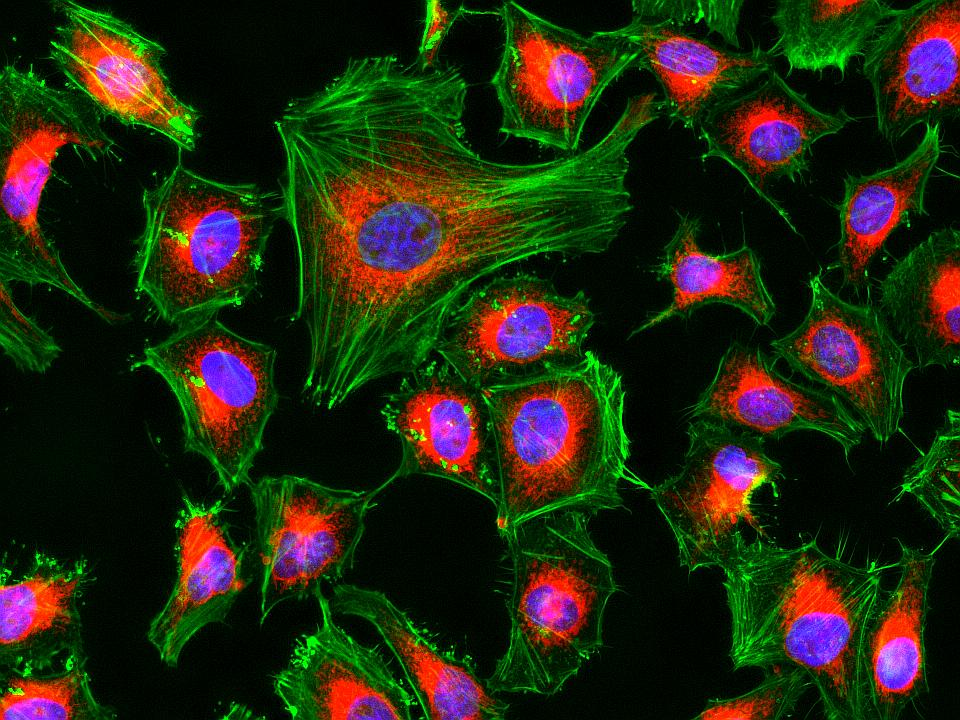
#> input picture Imagen celula.jpg, 960 x 720 px
$ python Entregable.py
#> lines starting #> are read from the running program, lines starting #| are printed output that depends on the picture; after the words box and inside, x2 and y2 are one past the last pixel; in counts of white or black regions, pixels touching at a corner belong together
#> the answer given: 1
#> the answer given: Imagen celula.jpg
import cv2
import matplotlib.pyplot as plt
import numpy as np
import os
import pydicom


def contar(ruta):
#> called with ruta = 'Imagen celula.jpg'
    img = cv2.imread(ruta)
#> img is the input picture: shape (720, 960, 3); mean B, G, R 17.7, 39.7, 36.5
    img_gray = cv2.cvtColor(img, cv2.COLOR_BGR2GRAY)
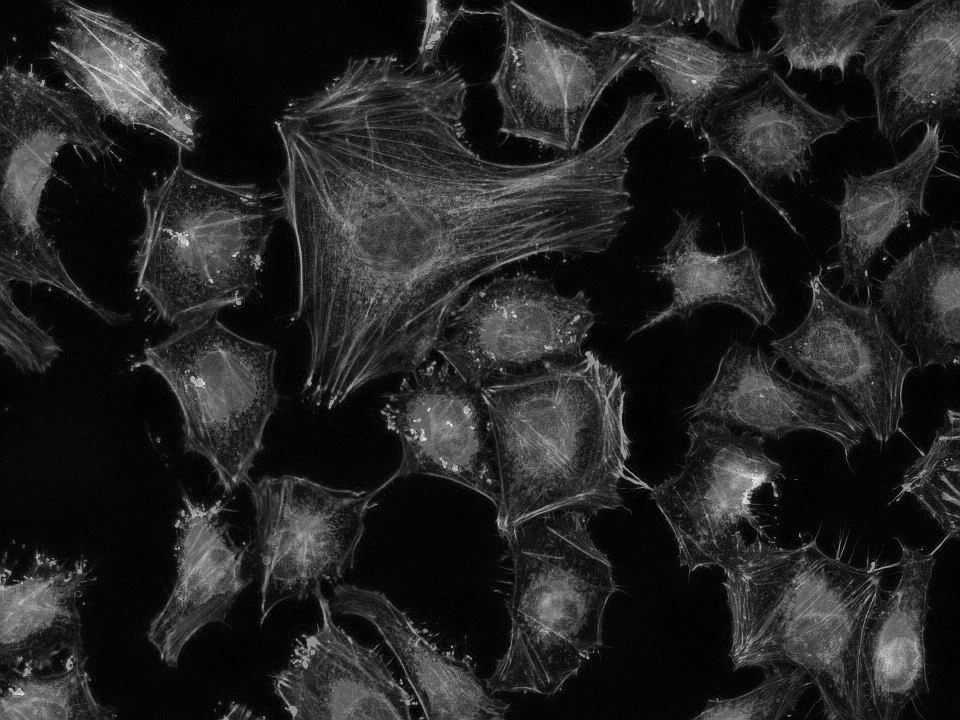
#> img_gray: shape (720, 960); min 0, max 239, mean 36.2
    img_noise = cv2.GaussianBlur(img_gray, (5, 5), 0)
    _, image_bin = cv2.threshold(img_noise, 0, 255, cv2.THRESH_BINARY + cv2.THRESH_OTSU)
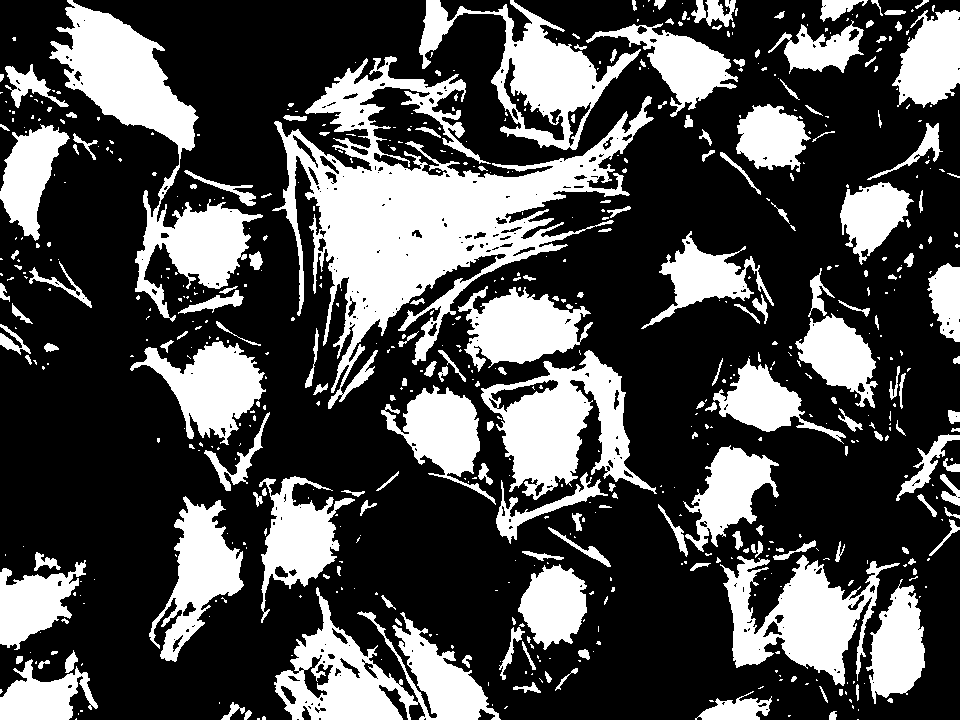
#> image_bin: shape (720, 960); 30.6% white; 619 white regions (424 under 20 px), largest, box (x1, y1, x2, y2) and area: (272, 56, 654, 409) 39721, (49, 0, 263, 322) 17366, (274, 587, 501, 720) 12456
    kernel = np.ones((3, 3), np.uint8)
    imgOp = cv2.morphologyEx(image_bin, cv2.MORPH_OPEN, kernel, iterations=1)
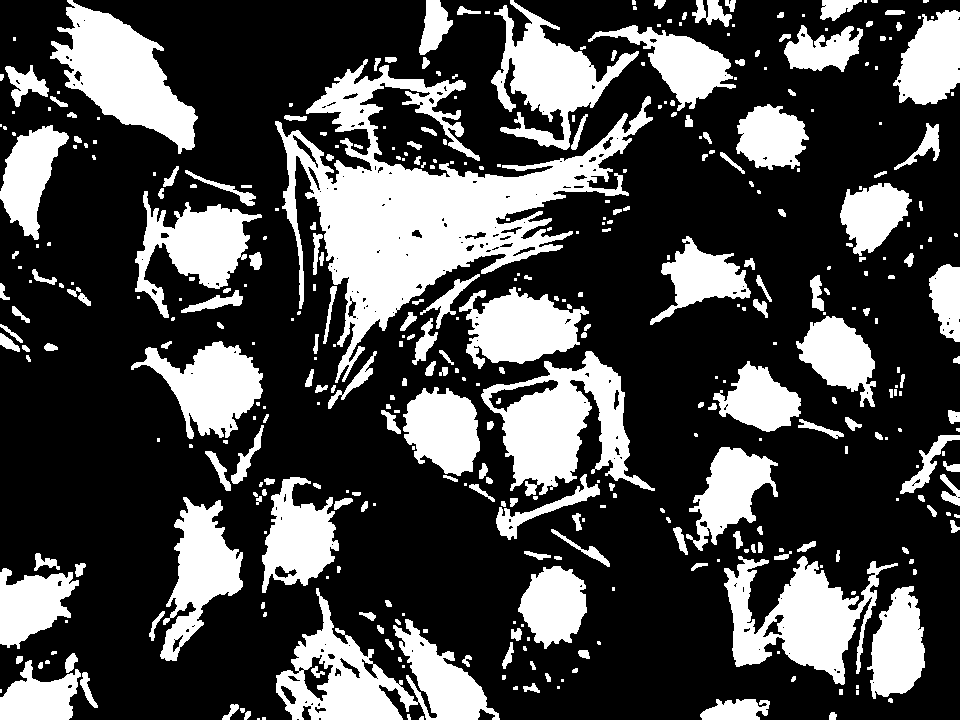
#> imgOp: shape (720, 960); 29.3% white; 402 white regions (171 under 20 px), largest, box (x1, y1, x2, y2) and area: (275, 59, 653, 383) 35722, (276, 588, 500, 720) 11812, (481, 351, 655, 496) 11257
    imgC = cv2.morphologyEx(imgOp, cv2.MORPH_CLOSE, kernel, iterations=1)
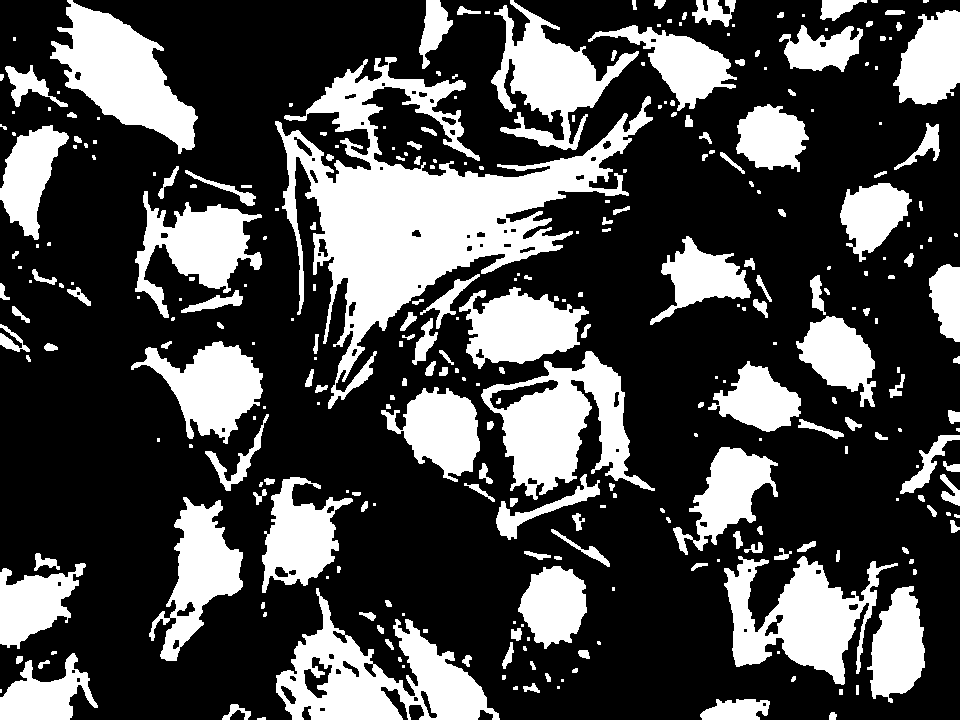
#> imgC: shape (720, 960); 29.7% white; 304 white regions (117 under 20 px)
    contours, _ = cv2.findContours(imgC, cv2.RETR_EXTERNAL, cv2.CHAIN_APPROX_SIMPLE)
#> contours = 303 contours, 161 with area under 20; largest, box (x1, y1, x2, y2) and area: (275, 57, 653, 409) 37100, (276, 588, 500, 720) 12879, (481, 351, 655, 500) 11866, (50, 0, 198, 154) 10159, (724, 556, 898, 685) 10024
    min_area = 20
    max_area = 31
    filtered_contours = []
    for cnt in contours:
        area = cv2.contourArea(cnt)
        if min_area < area < max_area:
            filtered_contours.append(cnt)
#> this loop made 303 passes
#> area on passes 2 to 4: 40, 148.5, 1042.5
#> after the loop, filtered_contours = 29 contours; largest, box (x1, y1, x2, y2) and area: (414, 156, 421, 165) 30, (377, 625, 384, 634) 30, (326, 154, 334, 161) 30, (67, 112, 77, 118) 30, (953, 356, 960, 364) 29
    cell_count = len(filtered_contours)
#> cell_count = 29
    print(f"Numero de celulas: {cell_count}")
#| Numero de celulas: 29
    return cell_count

def cargar_dc(ruta):
    dicoms= []
    archivos = os.listdir(ruta)
    archivos_dicom = sorted([archivo for archivo in archivos if archivo.endswith('.dcm')])
    for archivo in archivos_dicom:
        ruta_dicoms = os.path.join(ruta, archivo)
        ds = pydicom.dcmread(ruta_dicoms)
        dicoms.append(ds)
    print("Archivos cargados")
    return dicoms


def mostrar_ds(dicoms):
    fig = plt.figure()
    repeticiones = int(input("Ingrese la cantidad de veces que desea ver las imagenes: "))
    for i in range(repeticiones):
        for x in dicoms:
            plt.imshow(x.pixel_array, cmap = plt.cm.gray)
            plt.title("imagen dicom")
            plt.axis('off')
            plt.pause(0.05)
            plt.clf()
        for x in dicoms[::-1]:
            plt.imshow(x.pixel_array, cmap = plt.cm.gray)
            plt.title("Imagen dicom")
            plt.axis('off')
            plt.pause(0.05)
            plt.clf()
    plt.close()


def main():
    x = ''
    while True:
        print("""Opciones
            \r1-Contar celulas
            \r2-Cargar archivos dicom✅
            \r3-Mostrar archivos dicom✅
            \r4-Salir✅""")
#> (the run stopped early here; a loop or call above may not have finished)
